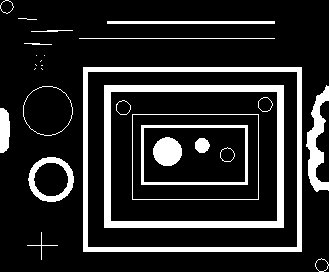
%> input picture ad/AAD/SIP/ass7/src/blobs.png, 329 x 272 px
$ octave q3.m   (GNU Octave 9; MATLAB toolbox functions it lacks are replaced by stand-ins)
%> lines starting %> are read from the running program, lines starting %| are printed output that depends on the picture; in (x1, y1, x2, y2) boxes, pixels count from 0 and x2, y2 are one past the last pixel; in counts of white or black regions, pixels touching at a corner belong together; the program's own positions count from 1
I = imread('blobs.png');
%> I: size 272x329 logical; 15.6% white; 28 white regions (8 under 20 px), largest, box (x1, y1, x2, y2) and area: (104, 85, 284, 228) 4326, (83, 67, 302, 252) 3940, (306, 85, 329, 192) 1108
se1 = [0 1 0; 0 1 0; 0 1 0];
se2 = [1 0 1; 1 0 1; 1 0 1];
se3 = [0 0 0; 1 1 1; 0 0 0];
se4 = [1 1 1; 0 0 0; 0 0 0];
se5 = [1 1 1 1 1; 1 1 1 1 1; 1 1 1 1 1; 1 1 1 1 1; 1 1 1 1 1];
se6 = [0 0 0 0 0; 0 0 0 0 0; 0 0 0 0 0; 0 0 0 0 0; 0 0 0 0 0];
se7 = [0 0 0 0 0; 0 0 0 0 0; 0 0 0 0 0; 0 0 0 0 0; 0 0 0 0 0];
se8 = [1 1 1 1 1; 1 1 1 1 1; 1 1 1 1 1; 1 1 1 1 1; 1 1 1 1 1];
se9 = [0 0 0 0 0; 0 0 0 0 0; 0 0 1 0 0; 0 0 0 0 0; 0 0 0 0 0];
se0 = [1 1 1 1 1; 1 0 0 0 1; 1 0 0 0 1; 1 0 0 0 1; 1 1 1 1 1];

I2 = bwhitmiss(I, se1, se2);
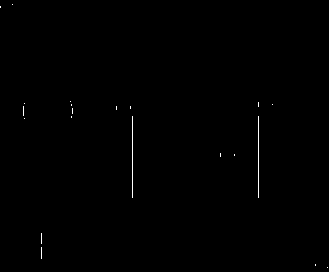
%> I2: size 272x329 logical; 0.26% white in thin lines or dots
I3 = bwhitmiss(I, se3, se4);
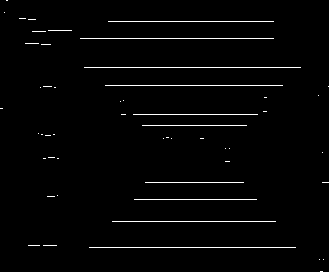
%> I3: size 272x329 logical; 2% white in thin lines or dots
I4 = bwhitmiss(I, se5, se6);
%> I4: size 272x329 logical; every value is 0
I5 = bwhitmiss(I, se7, se8);
I6 = bwhitmiss(I, se9, se0);
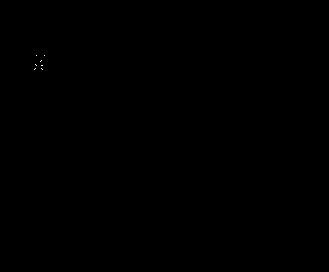
%> I6: size 272x329 logical; 0.01% white in thin lines or dots, all inside (x1, y1, x2, y2) = (34, 55, 45, 70)

subplot(2, 3, 1);
    imshow(I);
    title('Original Image');
subplot(2, 3, 2);
    imshow(I2);
    title('Vertical lines with 1 width');
subplot(2, 3, 3);
    imshow(I3);
    title('Top of horizontal lines');
subplot(2, 3, 4);
    imshow(I4);
    title('Filled squares of size 5x5');
subplot(2, 3, 5);
    imshow(I5);
    title('Empty 5x5 squares');
subplot(2, 3, 6);
    imshow(I6);
    title('Dots of max 3x3 in a 5x5 area');
